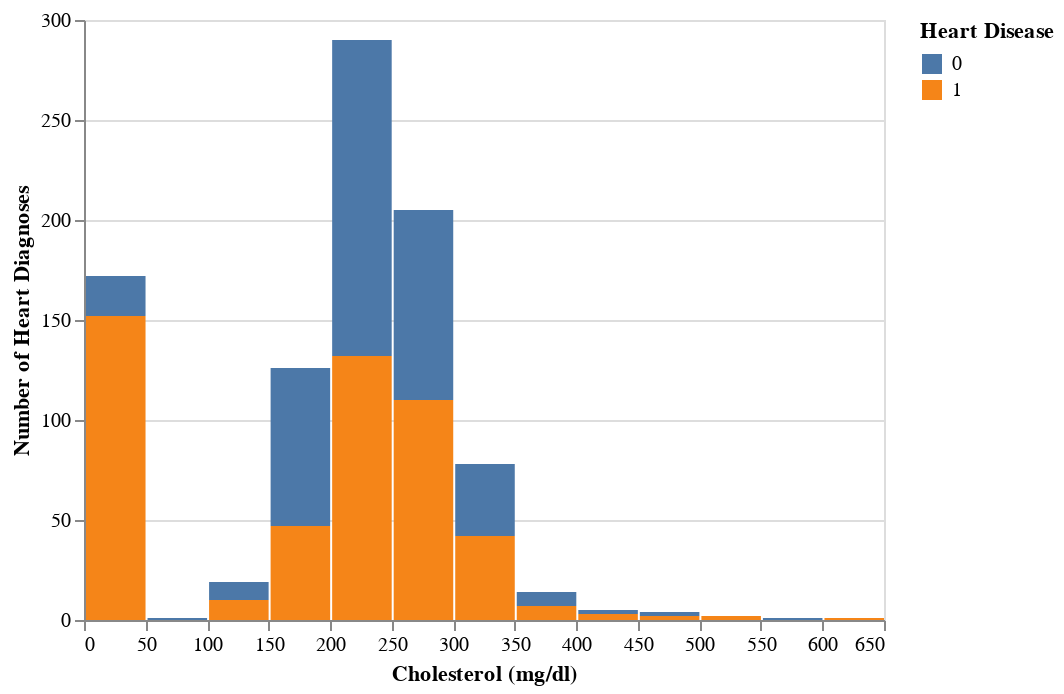

Here is the notebook cell this chart was saved with:
### Code cell
chol_plot

### Figure 1 — Vega-Lite specification as saved in the notebook (floating-point values rounded to 4 significant figures; data arrays with more than 128 entries replaced by an {"elided": "..."} marker saying what was removed)
{"config": {"view": {"continuousWidth": 400, "continuousHeight": 300}}, "data": {"name": "data-5ee510a4fa3be15e178280ef331a3bfd"}, "mark": "bar", "encoding": {"fill": {"field": "HeartDisease", "title": "Heart Disease", "type": "nominal"}, "x": {"bin": {"maxbins": 30}, "field": "Cholesterol", "scale": {"zero": false}, "title": "Cholesterol (mg/dl)", "type": "quantitative"}, "y": {"aggregate": "count", "field": "HeartDisease", "title": "Number of Heart Diagnoses", "type": "quantitative"}}, "$schema": "https://vega.github.io/schema/vega-lite/v4.17.0.json", "datasets": {"data-5ee510a4fa3be15e178280ef331a3bfd": {"elided": "918 records"}}}
